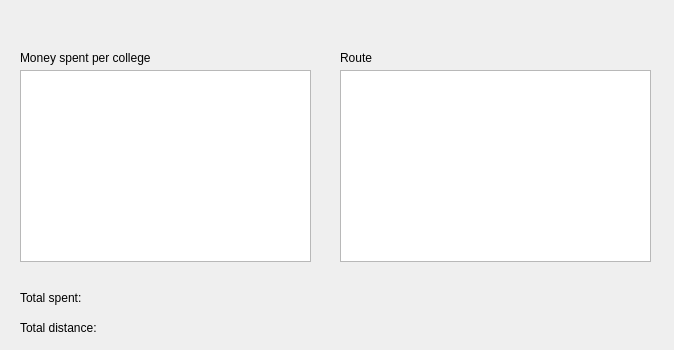
<?xml version="1.0" encoding="UTF-8"?>
<ui version="4.0">
 <class>trippopup</class>
 <widget class="QDialog" name="trippopup">
  <property name="geometry">
   <rect>
    <x>0</x>
    <y>0</y>
    <width>674</width>
    <height>350</height>
   </rect>
  </property>
  <property name="windowTitle">
   <string>Dialog</string>
  </property>
  <widget class="QListWidget" name="spentList">
   <property name="geometry">
    <rect>
     <x>20</x>
     <y>70</y>
     <width>291</width>
     <height>192</height>
    </rect>
   </property>
  </widget>
  <widget class="QListWidget" name="routeList">
   <property name="geometry">
    <rect>
     <x>340</x>
     <y>70</y>
     <width>311</width>
     <height>192</height>
    </rect>
   </property>
  </widget>
  <widget class="QLabel" name="totalDistanceLabel">
   <property name="geometry">
    <rect>
     <x>20</x>
     <y>320</y>
     <width>181</width>
     <height>16</height>
    </rect>
   </property>
   <property name="text">
    <string>Total distance:</string>
   </property>
  </widget>
  <widget class="QLabel" name="totalSpentLabel">
   <property name="geometry">
    <rect>
     <x>20</x>
     <y>290</y>
     <width>131</width>
     <height>16</height>
    </rect>
   </property>
   <property name="text">
    <string>Total spent:</string>
   </property>
  </widget>
  <widget class="QLabel" name="label">
   <property name="geometry">
    <rect>
     <x>20</x>
     <y>50</y>
     <width>211</width>
     <height>16</height>
    </rect>
   </property>
   <property name="text">
    <string>Money spent per college</string>
   </property>
  </widget>
  <widget class="QLabel" name="label_2">
   <property name="geometry">
    <rect>
     <x>340</x>
     <y>50</y>
     <width>58</width>
     <height>16</height>
    </rect>
   </property>
   <property name="text">
    <string>Route</string>
   </property>
  </widget>
 </widget>
 <resources/>
 <connections/>
</ui>
